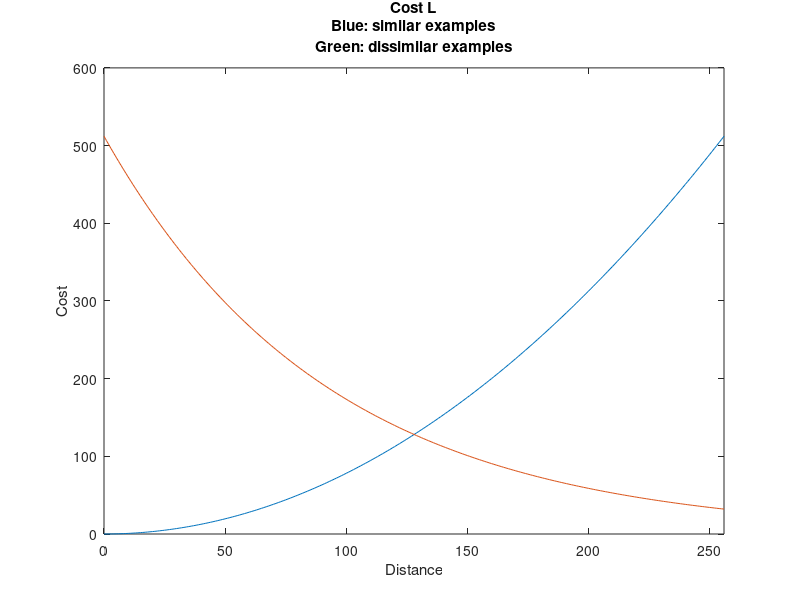
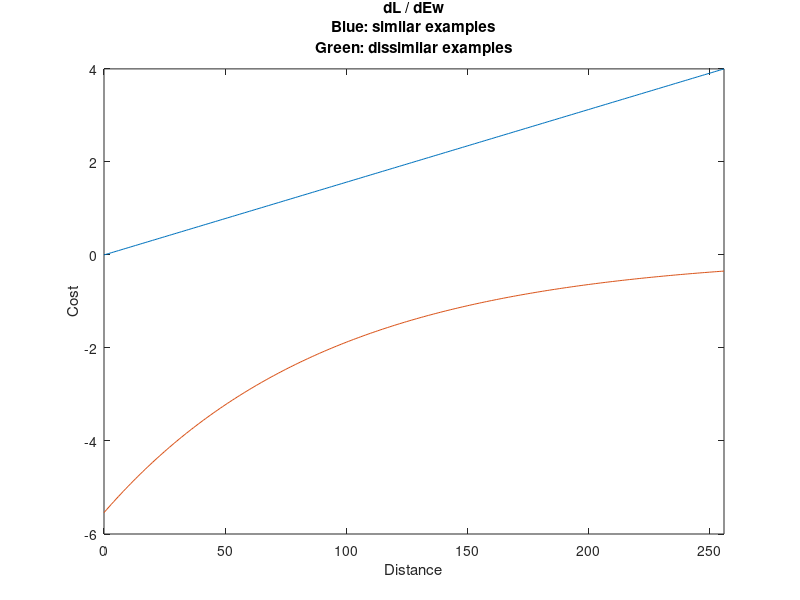

The MATLAB source for these figures, in order:
Q = 256;

t = 0;
for Ew=0:Q
Lg = (2/Q).*Ew.^2;
Li = 2*Q.*exp(-2.77/Q * Ew);
Ld(Ew+1) = (t).*Lg + (1-t).*Li;
end

t = 1;
for Ew=0:Q
Lg = (2/Q).*Ew.^2;
Li = 2*Q.*exp(-2.77/Q * Ew);
Ls(Ew+1) = (t).*Lg + (1-t).*Li;
end

figure(3)
plot(0:Q, Ls, 0:Q, Ld), hold on
ylabel('Cost')
xlabel('Distance')
title(sprintf('Cost L\nBlue: similar examples\nGreen: dissimilar examples'))
xlim([0 256])

t = 0;
for Ew=0:Q
dLdEwd(Ew+1) = (t)*4/Q.*Ew - (1-t)*5.54.*exp(-2.77/Q * Ew);
end

t = 1;
for Ew=0:Q
dLdEws(Ew+1) = (t)*4/Q.*Ew - (1-t)*5.54.*exp(-2.77/Q * Ew);
end

figure(4)
plot(0:Q, dLdEws, 0:Q, dLdEwd), hold on
ylabel('Cost')
xlabel('Distance')
title(sprintf('dL / dEw\nBlue: similar examples\nGreen: dissimilar examples'))
xlim([0 256])